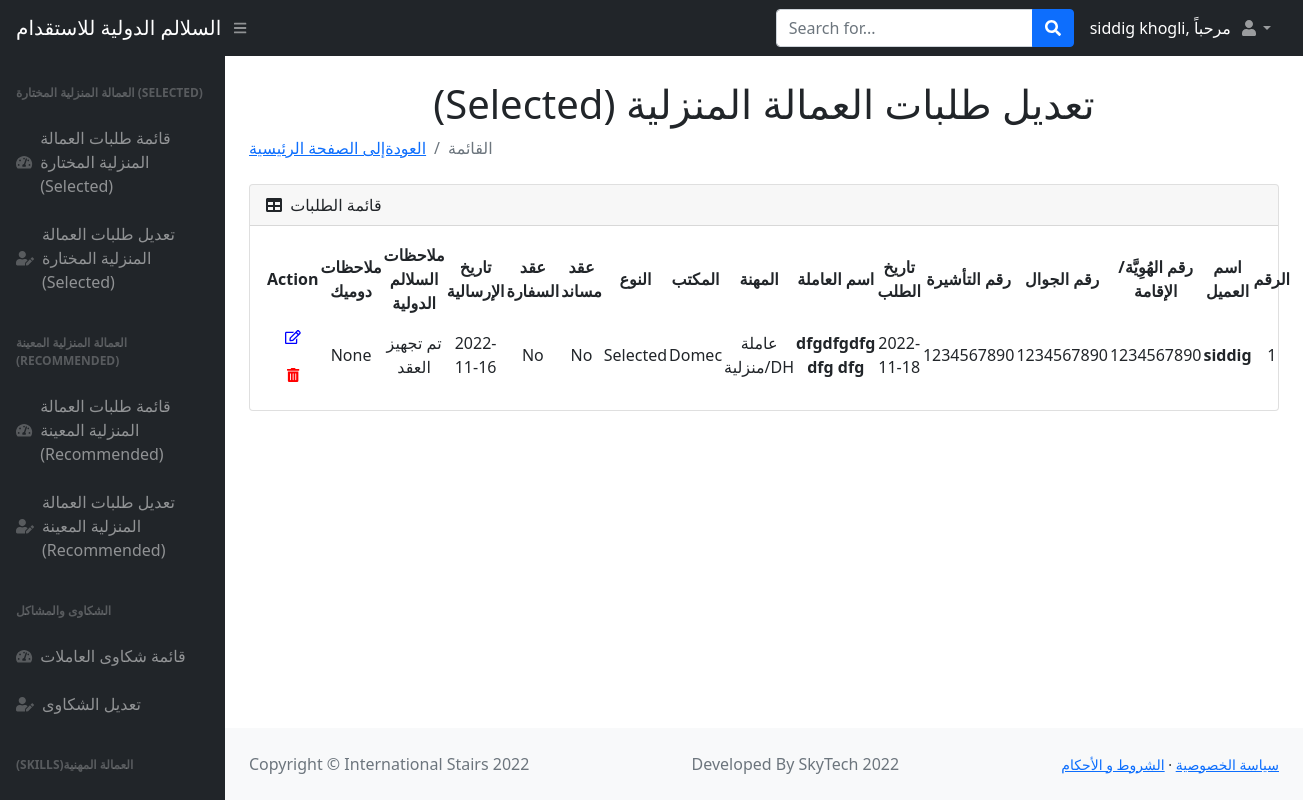
The page /list (signed in) on the database as committed earlier.
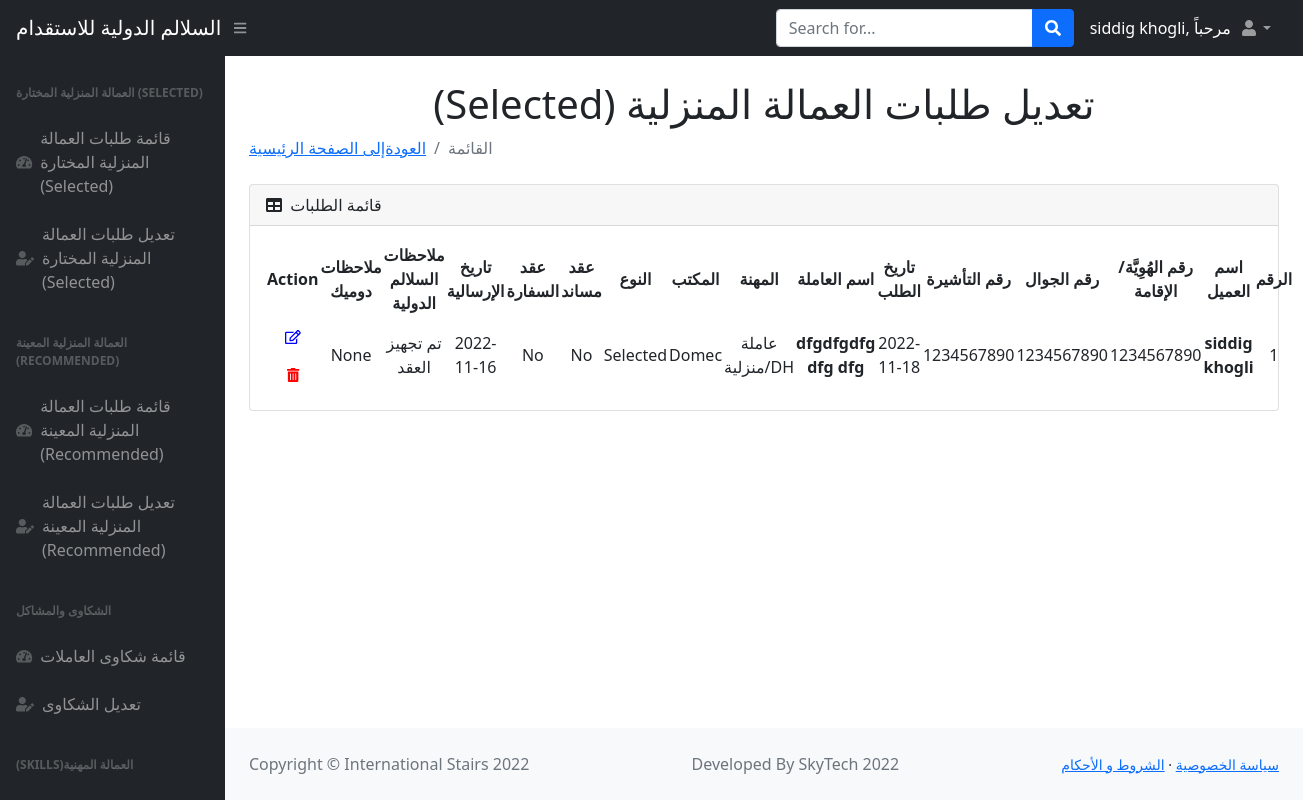
The same page on the database as committed later.
### main.py (models this page shows)
class Users(db.Model):
    __tablename__ = "users1"
    id = db.Column(db.Integer, primary_key=True)
    name = db.Column(db.String(250), nullable=False)
    nid_or_iqama = db.Column(db.BIGINT, nullable=False)
    contact_No = db.Column(db.BIGINT, nullable=False)
    visa = db.Column(db.BIGINT, nullable=False)
    request_date = db.Column(db.Date, nullable=False)
    worker_name = db.Column(db.String(250), nullable=False)
    type = db.Column(db.String(250), nullable=False)
    agency = db.Column(db.String(250), nullable=False)
    selected_or_recommended = db.Column(db.String(250), nullable=False)
    musaned = db.Column(db.String(250), nullable=False)
    embassy_contract = db.Column(db.String(250), nullable=False)
    shipment_date = db.Column(db.Date, nullable=False)
    deployment_date = db.Column(db.String(500), nullable=True)  # Salalim Remarks
    status = db.Column(db.String(1000), nullable=True)

### main.py (the view)
@app.route("/list")
def users_list():
    added_users = Users.query.all()
    return render_template("list.html", users=added_users, name=current_user.name)

### main.py (called while the page is built)
@login_manager.user_loader
def load_user(user_id):
    return User.query.get(int(user_id))

### templates/list.html (shortened to what the changed rows need)
<!DOCTYPE html>
<html lang="en">
    <head>
        <link href="https://cdn.jsdelivr.net/npm/simple-datatables@latest/dist/style.css" rel="stylesheet" />
        <link href="static/css/styles.css" rel="stylesheet" />
    </head>
    <body class="sb-nav-fixed">
            <div id="layoutSidenav">
            <div id="layoutSidenav_content">
                <main>
                    <div class="container-fluid px-4">
                        <h1 class="mt-4" style="text-align:center">(Selected) تعديل طلبات العمالة المنزلية </h1>
                        <div class="card mb-4">
                            <div class="card-body">
                                <table id="datatablesSimple">
                                    <thead>
                                        <tr>
                                            <th style="text-align:center;">Action</th>
                                            <th style="text-align:center;">ملاحظات دوميك </th>
                                            <th style="text-align:center;">ملاحظات السلالم الدولية</th>
                                            <th style="text-align:center;">تاريخ الإرسالية</th>
                                             <th style="text-align:center;">عقد السفارة</th>
                                             <th style="text-align:center;">عقد مساند</th>
                                            <th style="text-align:center;">النوع</th>
                                            <th style="text-align:center;">المكتب</th>
                                            <th style="text-align:center;">المهنة</th>
                                            <th style="text-align:center;">اسم العاملة</th>
                                            <th style="text-align:center;">تاريخ الطلب </th>
                                            <th style="text-align:center;">رقم التأشيرة</th>
                                            <th style="text-align:center;">رقم الجوال</th>
                                            <th style="text-align:center;">رقم الهُوِيَّة/الإقامة</th>
                                             <th style="text-align:center;">اسم العميل</th>
                                            <th style="text-align:center;">الرقم</th>
                                        </tr>
                                    </thead>
                                    <tbody>
                                    {% for user in users %}
                                        <tr>
                                            <td style="text-align:center;"> <a href="{{url_for('edit',id=user.id)}}" class="btn" style="color:blue"> <i class="far fa-edit fa-sm" ></i></a>
                                                <a href="{{url_for('delete',id=user.id)}}" class="btn" style="color:red" > <i class="fas fa-trash-alt fa-sm"></i></a>
                                             <td style="text-align:center;">{{user.status}}</td>
                                            <td style="text-align:center;">{{user.deployment_date}}</td>
                                            <td style="text-align:center;">{{user.shipment_date}}</td>
                                            <td style="text-align:center;">{{user.embassy_contract}}</td>
                                            <td style="text-align:center;">{{user.musaned}}  </td>
                                            <td style="text-align:center;">{{user.selected_or_recommended}}</td>
                                            <td style="text-align:center;">{{user.agency}}</td>
                                            <td style="text-align:center;">{{user.type}}</td>
                                             <td style="text-align:center;"><b>{{user.worker_name}}</b></td>
                                             <td style="text-align:center;">{{user.request_date}}</td>
                                             <td style="text-align:center;">{{user.visa}}</td>
                                             <td style="text-align:center;">{{user.contact_No}}</td>
                                            <td style="text-align:center;">{{user.nid_or_iqama}}</td>
                                             <td style="text-align:center;"><b>{{user.name}}</b></td>
                                            <td style="text-align:center;">{{user.id}}</td>
                                        </tr>
                                {%endfor%}
                                    </tbody>
                                </table>
                            </div>
                        </div>
                    </div>
                </main>
            </div>
        </div>
    </body>
</html>

Rows that differ between the two databases and show on the page:
changed Users "None": name "siddig" → "siddig khogli"
